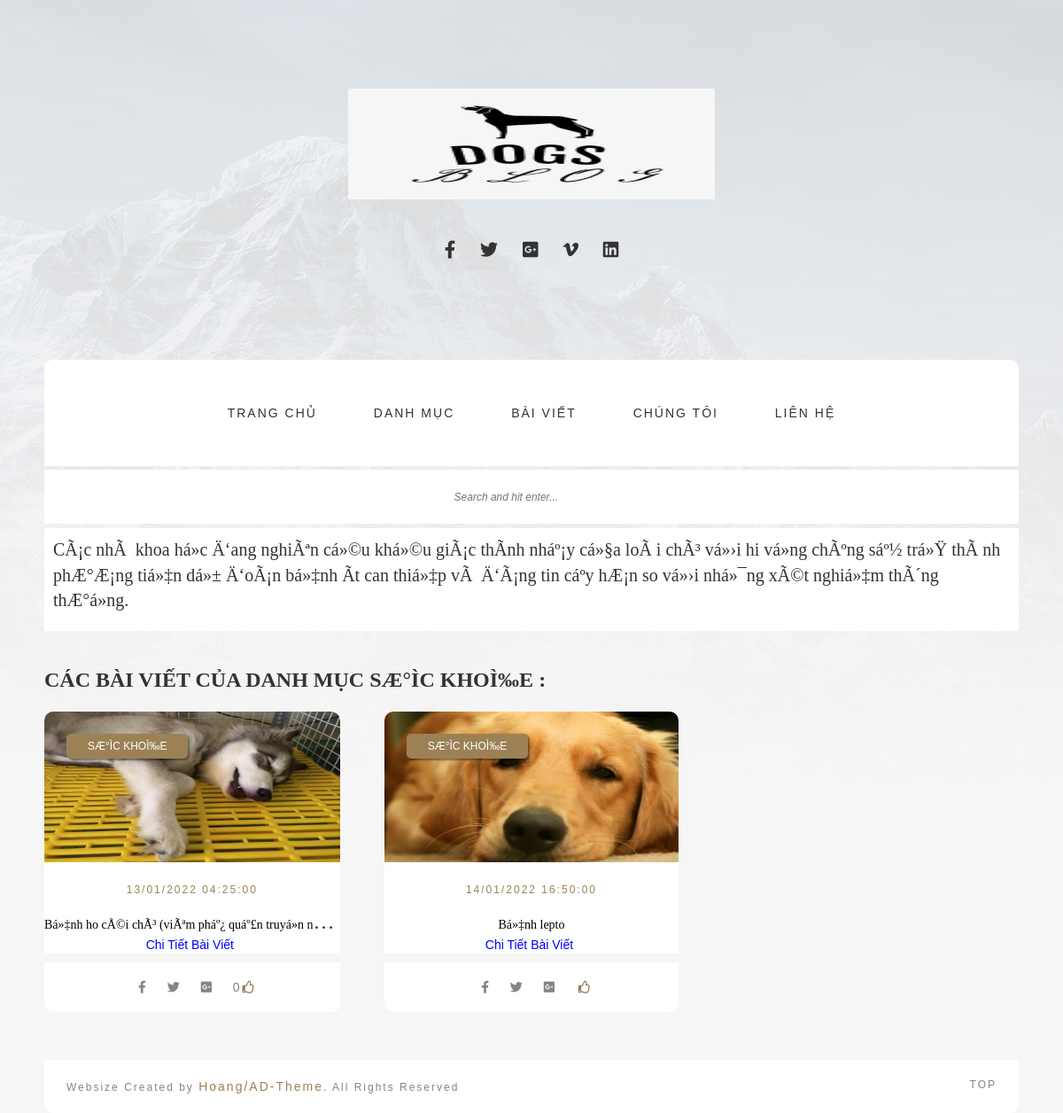
/Website/index.php?mod=post&act=postByCategory&category_id=4, run on an earlier commit of the app's database.
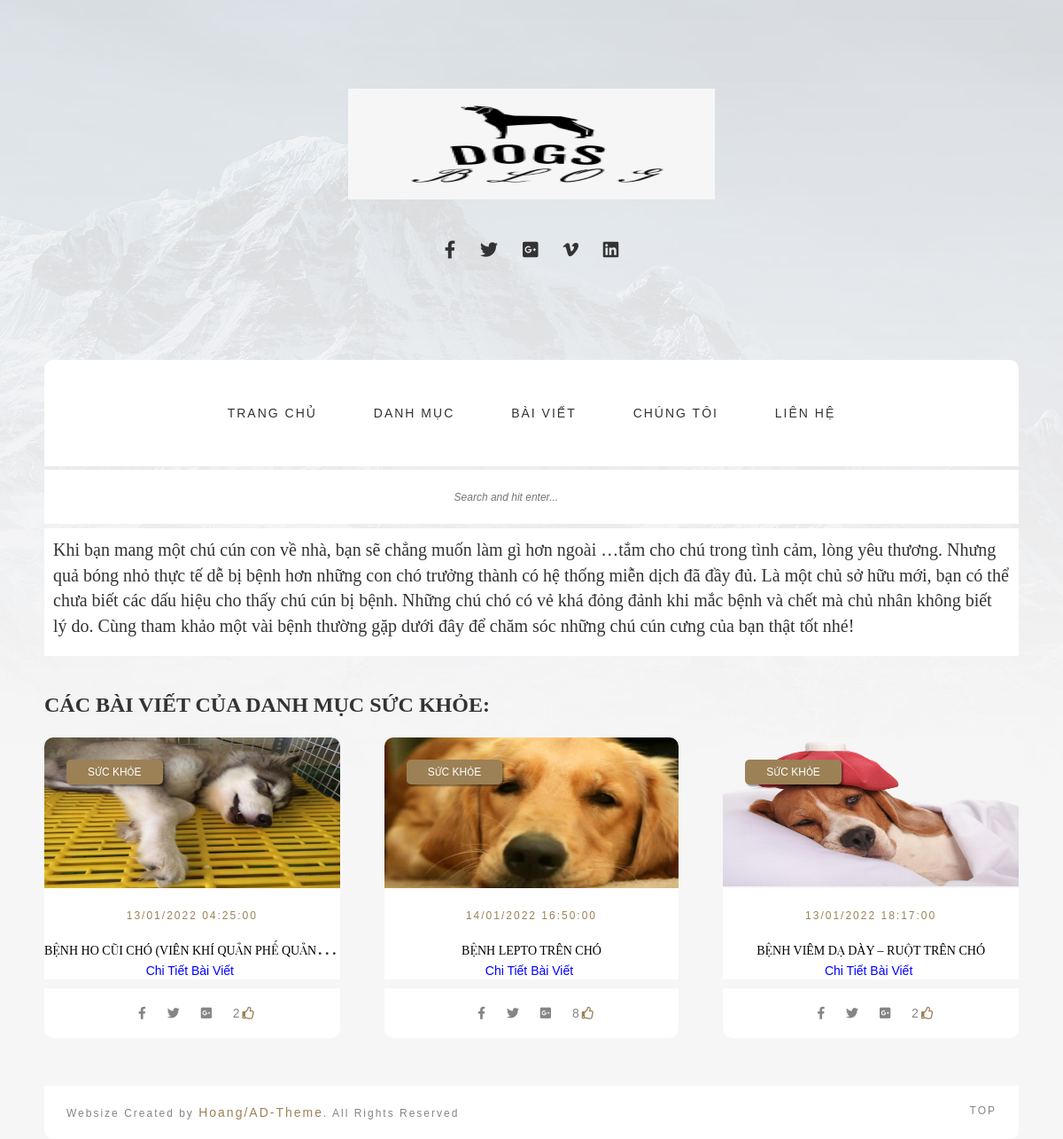
And on a later commit of the database.
### tables this page shows
CREATE TABLE `categories`  (
  `id` int NOT NULL AUTO_INCREMENT,
  `name` varchar(255) NULL DEFAULT NULL,
  `description` mediumtext NULL,
  `thumbnail` varchar(500) NULL DEFAULT NULL,
  `parent_id` int NULL DEFAULT NULL,
  `created_at` timestamp NULL DEFAULT NULL,
  PRIMARY KEY (`id`) USING BTREE
);

CREATE TABLE `posts`  (
  `id` int NOT NULL AUTO_INCREMENT,
  `title` varchar(255) NULL DEFAULT NULL,
  `description` mediumtext NULL,
  `thumbnail` varchar(500) NULL DEFAULT NULL,
  `category_id` int NULL DEFAULT NULL,
  `content` mediumtext NULL,
  `created_at` timestamp NULL DEFAULT NULL,
  `like_post` int NULL DEFAULT NULL,
  PRIMARY KEY (`id`) USING BTREE
);

### Website/Controllers/BaseController.php (called while the page is built, shortened)
<?php
  class BaseController
  {
    public function view($path, $data = []){
      extract($data);
      require_once('Views/'.$path);
    }
  }
?>

### Website/Controllers/PostController.php (called while the page is built, shortened)
<?php
require_once('Models/Category.php');
require('Models/Post.php');
require_once("Controllers/BaseController.php");
  class PostController extends BaseController
  {
    public function postByCategory(){
      $id = (isset($_GET['category_id'])?$_GET['category_id']:0);
      $category_id = (isset($_GET['category_id'])?$_GET['category_id']:0);
      $post = new Post();
      $posts = $post -> findPostByCategory($category_id);
      $category = new Category;
      $categories = $category -> getCategoryById($id);
      $this-> view('Post/listbycategory.php', ['posts'=> $posts, 'categories' => $categories]);
    }
  }
?>

### Website/index.php (called while the page is built, shortened)
<?php
$act = "index";
if(isset($_GET['act'])){
  $act = $_GET['act'];
}
  $controller_obj = new $class_name;
 $controller_obj -> $act();
?>

### Website/Models/Connection.php (called while the page is built, shortened)
<?php
  class Connection1{
    private $servername= "localhost";
    private $username= "root";
    private $password = "";
    private $dbname = "blogs";
    public function connect(){
      $conn = new mysqli($this->servername, $this -> username, $this ->password, $this-> dbname );
      $conn->query("SET NAMES 'utf8'");
      return $conn;
    }
  }
?>

### Website/Models/Query.php (called while the page is built, shortened)
<?php
  require_once('Models/Connection.php');
  class Query{
    protected $conn;
    public function __construct(){
      $connection = new Connection1();
      $this -> conn = $connection -> connect();
    }
    protected function findByid($table, $id){
      $query = "SELECT * FROM ". $table." WHERE id = ".$id;
      $result[] = $this -> conn -> query($query)->fetch_assoc();
      return $result;
    }
  }
?>

### Website/Models/Category.php (called while the page is built, shortened)
<?php
  require_once('Models/Query.php');
  require_once('Models/Connection.php');
  class Category extends Query
  {
    public $table = 'categories';
    public function getCategoryById($id)
      {
        $category = $this -> findById($this -> table,$id );
        return $category;
      }
    }
?>

### Website/Models/Post.php (called while the page is built, shortened)
<?php
require_once('Models/Query.php');
require_once('Models/Connection.php');
require_once('Models/Category.php');
  class Post extends Query
  {
    public function findPostByCategory($category_id){
      $query = "	SELECT posts.like_post, posts.id, posts.title, posts.description, posts.thumbnail, posts.category_id,posts.content, posts.created_at, categories.name
              FROM posts
              INNER JOIN categories ON categories.id = $category_id AND categories.id = posts.category_id";
      $result = $this->conn->query($query);
      $data = array();
      while($row = $result->fetch_assoc()) {
        $data[] = $row;
      };
      return $data;
    }
  }
?>

### Website/Views/Post/listbycategory.php (the view, shortened to what this page needs)
<?php
  require_once('Views/Partials/header.php');
?>
<section class="tada-container content-posts blog-3-columns row">
  <div class="col-xs-12" style="background-color: #ffffff;
                        padding: 10px;
                        margin-top: -45px;
                        margin-bottom:40px;">
    <?php foreach ($categories as $key => $category) { ?>
      <p style="font-size: 20px; font-family: Times New Roman, Times, serif;"><?= $category['description'] ?></p>
  </div>
    <h2 style="margin-bottom:20px ;text-transform: uppercase; font-weight: bold; font-family: Times New Roman, Times, serif;">Các Bài Viết Của Danh Mục <?= $category['name'] ?>:</h2>
   <?php } ?>
<div class="tada-container content-posts blog-3-columns row " style="">
     <?php foreach ($posts as $key => $post) { ?>
         <div id="dash" class="content col-xs-4 col-md-4 col-xl-4 col-lg-4 col-4">
           <article id="abcde">
               <div class="post-image">
                   <img style="max-height: 170px;" src="../Admin/images/<?=$post['thumbnail']?>" alt="post image 1">
                     <div class="category"><a href="#"><?=$post['name']?></a></div>
                 </div>
                 <div class="post-text" style="padding: 20px 0px 0px 0px;">
                   <span class="date"><?=date_format(date_create($post['created_at']),"d/m/Y H:i:s")?></span>
                     <h2><a href="index.php?mod=post&act=postDetail&id=<?=$post['id']?>"><?=$post['title']?></a></h2>
                     <p><a style="color:blue;" href="index.php?mod=post&act=postDetail&id=<?=$post['id']?>">Chi Tiết Bài Viết <i style="color: blue;" class="icon-arrow-right2"></i></a></p>
                 </div>
                 <div class="post-info">
                     <div class="extra-info" style="float:none;">
                       <a href="#"><i class="fab fa-facebook-f"></i></a>
                     <a href="#"><i class="fab fa-twitter"></i></a>
                     <a href="#"><i class="fab fa-google-plus-square"></i></a>
                         <span class="comments"><?=$post['like_post']?><i class="far fa-thumbs-up"></i></span>
                     </div>
                 </div>
             </article>
         </div>
           <?php } ?>
     </section>
<?php
  require_once('Views/Partials/footer.php');
?>

What changed in the data, as far as the page shows it:
changed categories: description "CÃ¡c nhÃ khoa há»c Ä‘ang nghiÃªn cá»©u khá»©u giÃ¡c thÃ­nh nháº¡y cá»§a loÃ i chÃ³ vá»›i hi vá»ng chÃºng sáº½ trá»Ÿ thÃ nh phÆ°Æ¡ng tiá»‡n dá»± Ä‘oÃ¡n bá»‡nh Ã­t can thiá»‡p vÃ Ä‘Ã¡ng tin cáº­y hÆ¡n so vá»›i nhá»¯ng xÃ©t nghiá»‡m thÃ´ng thÆ°á»ng." → "Khi bạn mang một chú cún con về nhà, bạn sẽ chẳng muốn làm gì hơn ngoài …tắm cho chú trong tình cảm, lòng yêu thương. Nhưng quả bóng nhỏ thực tế dễ bị bệnh hơn những con chó trưởng thành có hệ thống miễn dịch đã đầy đủ. Là một chủ sở hữu mới, bạn có thể chưa biết các dấu hiệu cho thấy chú cún bị bệnh. Những chú chó có vẻ khá đỏng đảnh khi mắc bệnh và chết mà chủ nhân không biết lý do. Cùng tham khảo một vài bệnh thường gặp dưới đây để chăm sóc những chú cún cưng của bạn thật tốt nhé!"; name "SÆ°ÌC KHOÌ‰E" → "SỨC KHỎE"
changed posts: category.name "SÆ°ÌC KHOÌ‰E" → "SỨC KHỎE"; title "Bá»‡nh ho cÅ©i chÃ³ (viÃªm pháº¿ quáº£n truyá»n n…" → "BỆNH HO CŨI CHÓ (VIÊN KHÍ QUẢN PHẾ QUẢN…"; like_post "0" → "2"
changed posts: category.name "SÆ°ÌC KHOÌ‰E" → "SỨC KHỎE"; title "Bá»‡nh lepto" → "BỆNH LEPTO TRÊN CHÓ"; like_post (not shown) → "8"
added posts: thumbnail (picture), category.name "SỨC KHỎE", created_at "13/01/2022 18:17:00", title "BỆNH VIÊM DẠ DÀY – RUỘT TRÊN CHÓ", like_post "2"
